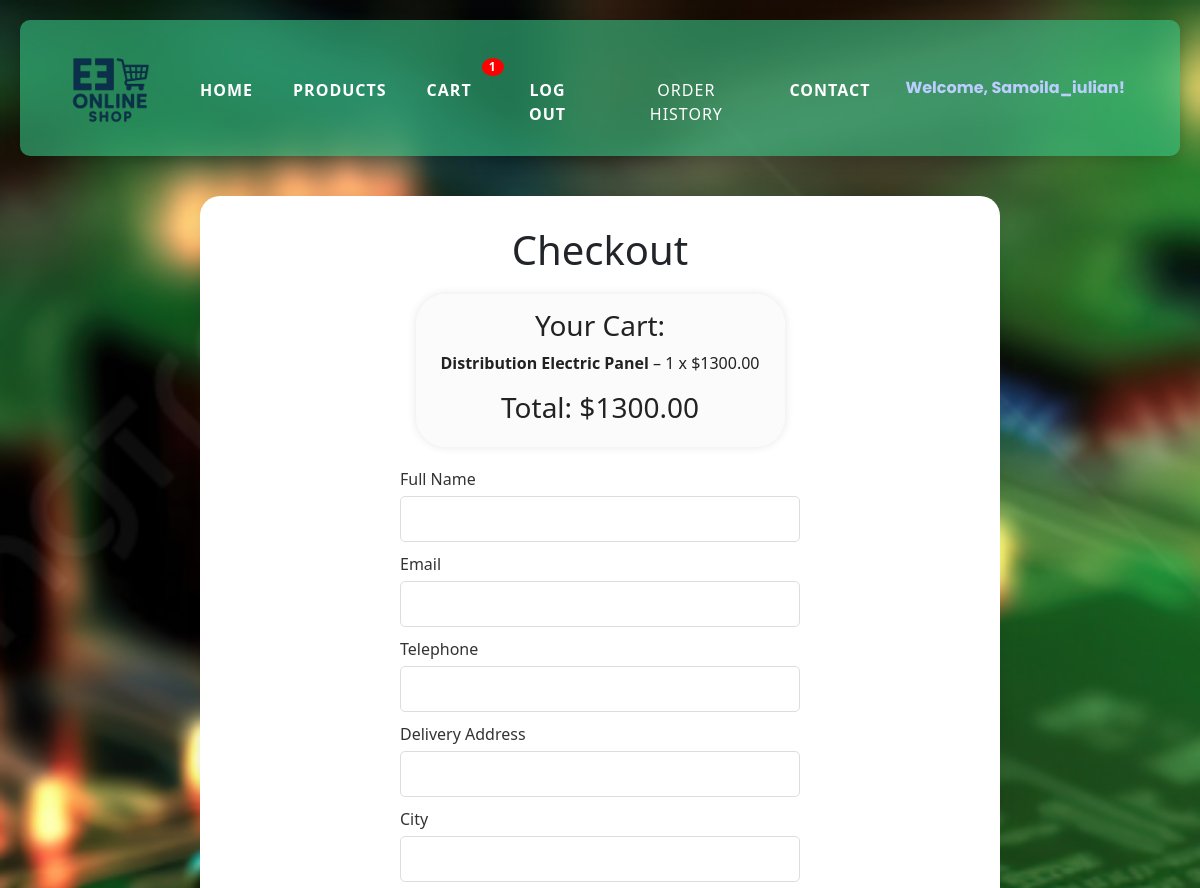
The app's page /store/checkout/ (signed in, upper part), older data.
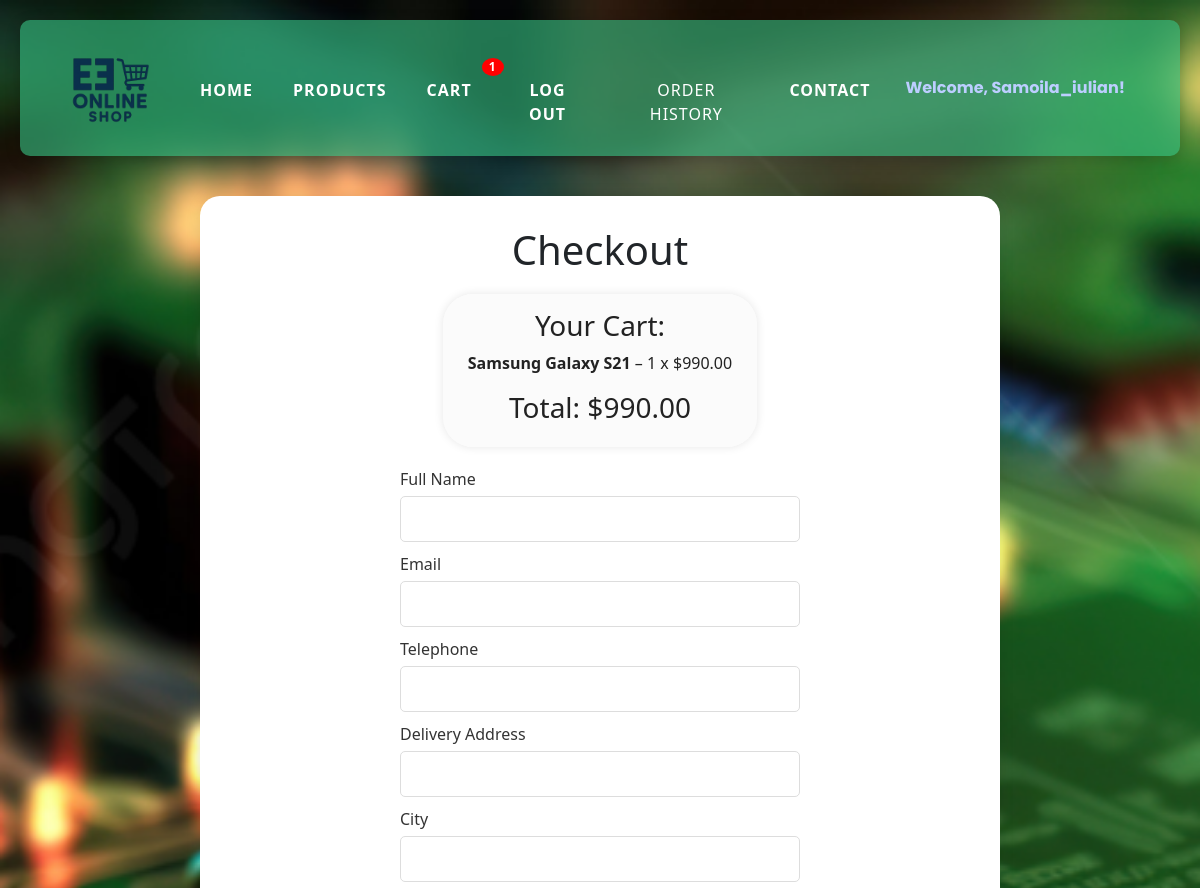
The same page, newer data.
### store/models.py (models this page shows, shortened)
class CartItem(models.Model):
    cart = models.ForeignKey(Cart, related_name='items', on_delete=models.CASCADE)  # Reference to the cart
    product = models.ForeignKey(Product, on_delete=models.CASCADE)  # Reference to the product
    quantity = models.PositiveIntegerField(default=1)  # Quantity of product in the cart
    def get_total_price(self):
        return self.product.price * self.quantity

class Product(models.Model):
    ELECTRONICS = 'Electronics'  # Choice value for electronics
    ELECTRICS = 'Electrics'  # Choice value for electrics
    CATEGORY_CHOICES = [
        (ELECTRONICS, 'Electronics'),   # Tuple for electronics choice
        (ELECTRICS, 'Electrics'),  # Tuple for electrics choice
    ]
    name = models.CharField(max_length=200)  # Product name
    description = models.TextField()  # Product description
    price = models.DecimalField(
        max_digits=10,
        decimal_places=2,
        default=0.00   # Default price
    )
    stock = models.PositiveIntegerField(default=0)  # Product stock
    category = models.ForeignKey(
        Category,
        on_delete=models.CASCADE,
        null=True,
        blank=True  # Product can have no category
    )
    category_type = models.CharField(
        max_length=50,
        choices=CATEGORY_CHOICES,
        null=True,
        blank=True  # Optional additional category type
    )
    image = models.ImageField(upload_to='products/', null=True, blank=True)  # Optional product image
    created_at = models.DateTimeField(auto_now_add=True)  # Timestamp when product was created
    rating = models.FloatField(default=0.0)  # Adăugăm câmpul rating

### store/views.py (the view)
# urls.py: path('checkout/', views.checkout_view, name='checkout'),
def checkout_view(request):
    if not request.user.is_authenticated:
        messages.warning(request, "Please log in to proceed to checkout.")
        return redirect('store:login')
    cart = Cart.objects.filter(user=request.user).first()
    if not cart:
        return redirect('store:cart_view')
    items = cart.items.all()
    total = sum(item.get_total_price() for item in items)
    has_zero_stock = any(item.product.stock <= 0 for item in items)
    if has_zero_stock:
        return redirect('store:cart_view')
    weather = get_authenticated_weather(request)
    return render(request, 'store/checkout.html', {
        'items': items,
        'total': total,
        'weather': weather['weather'],
        'weather_error': weather['weather_error'],
    })

### store/context_processors.py (called while the page is built)
def cart_item_count(request):
    if request.user.is_authenticated:
        cart = Cart.objects.filter(user=request.user, is_ordered=False).first()
        if cart:
            item_count = sum(item.quantity for item in cart.items.all())
        else:
            item_count = 0
    else:
        item_count = 0
    return {'item_count': item_count}

### store/views.py (called while the page is built)
def get_authenticated_weather(request):
    if request.user.is_authenticated:
        city = get_user_city(request)
        return get_weather_data(city)
    return {'weather': {}, 'weather_error': None}

def get_user_city(request):
    if request.user.is_authenticated and hasattr(request.user, 'profile'):
        return getattr(request.user.profile, 'city', None)
    return None  # No profile or user not logged in , return None .

### templates/store/checkout.html (shortened to what this page needs)
{% extends 'store/base.html' %}
{% block content %}
<div class="checkout-container">
    <h1>Checkout</h1>
    {% if items %}
        <div class="order-summary-card" style="
                    background-color: rgba(247, 247, 247, 0.5);
                    padding: 15px 25px;
                    border-radius: 30px;
                    margin: 20px auto;
                    width: fit-content;
                    text-align: center;
                    color: #222222;
                    box-shadow: 0 0 10px rgba(0,0,0,0.1);
                    ">
    <h3>Your Cart:</h3>
    <ul class="cart-items-list" style="list-style: none; padding: 0;">
        {% for item in items %}
            <li class="cart-item">
                <strong>{{ item.product.name }}</strong> – {{ item.quantity }} x ${{ item.product.price }}
            </li>
        {% endfor %}
    </ul>
    <h3 class="total-amount" style="margin-top: 10px;">Total: ${{ total }}</h3>
</div>
        <form action="{% url 'store:place_order' %}" method="POST" class="checkout-form">
            <label for="full_name">Full Name</label>
            <input type="text" id="full_name" name="full_name" required>
            <label for="email">Email</label>
            <input type="email" id="email" name="email" required>
            <label for="phone">Telephone</label>
            <input type="tel" id="phone" name="phone" required>
            <label for="address">Delivery Address</label>
            <input type="text" id="address" name="address" required>
            <label for="city">City</label>
            <input type="text" id="city" name="city" required>
        </form>
    {% else %}
        <p>Your Cart is Empty!</p>
    {% endif %}
</div>
{% endblock %}

Row changes from the older to the newer data that the page shows:
removed CartItem: product.name "Distribution Electric Panel", quantity "1", product.price "1300.00"
added CartItem: product.name "Samsung Galaxy S21", quantity "1", product.price "990.00"
Text that changed along with them:
{{ total }}: "1300.00" → "990.00"
